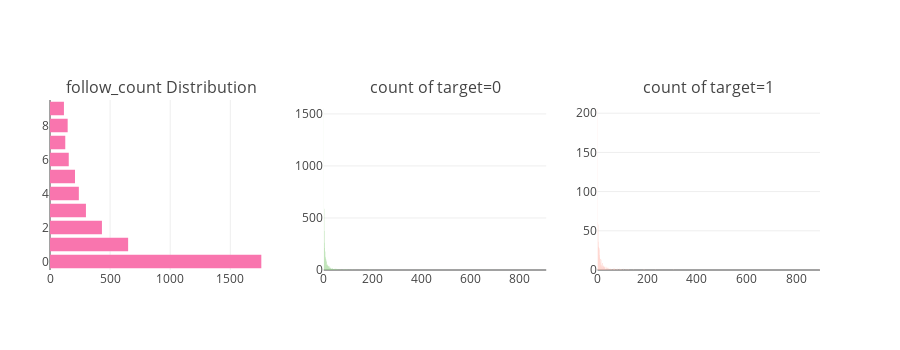

The cell this chart's notebook holds for it:
### Code cell
catAndTrgt(df=X, col='follow_count', limit=10)

### Figure 1 — Plotly figure (JSON) as saved in the notebook; plotly's stock layout.template omitted (floating-point values rounded to 4 significant figures; data arrays with more than 128 entries replaced by an {"elided": "..."} marker saying what was removed)
{"data": [{"marker": {"color": "#f975ae"}, "orientation": "h", "type": "bar", "uid": "4917ba12-ac73-11e8-bef3-6c40089fb510", "x": [116, 127, 147, 156, 208, 240, 299, 432, 650, 1758], "xaxis": "x", "y": [9, 7, 8, 6, 5, 4, 3, 2, 1, 0], "yaxis": "y"}, {"hoverinfo": "all", "marker": {"color": "#96D38C"}, "name": "Target : 0", "type": "bar", "uid": "49192eba-ac73-11e8-a443-6c40089fb510", "x": {"elided": "134 int values"}, "xaxis": "x2", "y": {"elided": "134 int values"}, "yaxis": "y2"}, {"hoverinfo": "all", "marker": {"color": "#FEBFB3"}, "name": "Target : 1", "type": "bar", "uid": "491a95f4-ac73-11e8-b7c0-6c40089fb510", "x": [0, 1, 2, 3, 5, 4, 6, 8, 7, 9, 12, 10, 16, 13, 21, 18, 17, 23, 15, 11, 22, 20, 34, 30, 29, 27, 26, 25, 24, 14, 44, 40, 38, 35, 28, 19, 105, 88, 79, 68, 67, 64, 62, 51, 46, 45, 39, 36, 33, 895, 307, 233, 187, 185, 145, 126, 124, 119, 115, 111, 103, 95, 94, 93, 91, 86, 80, 78, 75, 74, 71, 69, 66, 65, 60, 57, 56, 55, 53, 50, 48, 47, 43, 32, 31], "xaxis": "x3", "y": [206, 61, 58, 36, 30, 29, 28, 26, 19, 16, 14, 14, 13, 10, 9, 9, 7, 6, 6, 6, 5, 5, 4, 4, 4, 4, 4, 4, 4, 4, 3, 3, 3, 3, 3, 3, 2, 2, 2, 2, 2, 2, 2, 2, 2, 2, 2, 2, 2, 1, 1, 1, 1, 1, 1, 1, 1, 1, 1, 1, 1, 1, 1, 1, 1, 1, 1, 1, 1, 1, 1, 1, 1, 1, 1, 1, 1, 1, 1, 1, 1, 1, 1, 1, 1], "yaxis": "y3"}], "layout": {"annotations": [{"font": {"size": 16}, "showarrow": false, "text": "follow_count Distribution", "x": 0.1444, "xanchor": "center", "xref": "paper", "y": 1, "yanchor": "bottom", "yref": "paper"}, {"font": {"size": 16}, "showarrow": false, "text": "count of target=0", "x": 0.5, "xanchor": "center", "xref": "paper", "y": 1, "yanchor": "bottom", "yref": "paper"}, {"font": {"size": 16}, "showarrow": false, "text": "count of target=1", "x": 0.8556, "xanchor": "center", "xref": "paper", "y": 1, "yanchor": "bottom", "yref": "paper"}], "height": 350, "margin": {"l": 50}, "showlegend": false, "xaxis": {"anchor": "y", "domain": [0, 0.2889]}, "xaxis2": {"anchor": "y2", "domain": [0.3556, 0.6444]}, "xaxis3": {"anchor": "y3", "domain": [0.7111, 1]}, "yaxis": {"anchor": "x", "domain": [0, 1]}, "yaxis2": {"anchor": "x2", "domain": [0, 1]}, "yaxis3": {"anchor": "x3", "domain": [0, 1]}}}
